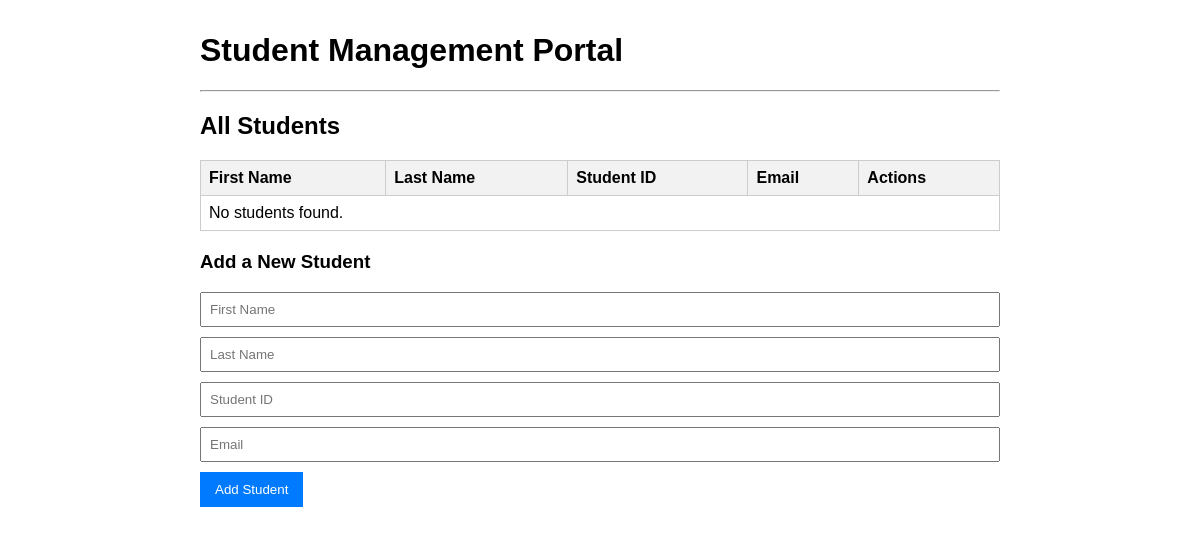
/students/, run on an earlier commit of the app's database.
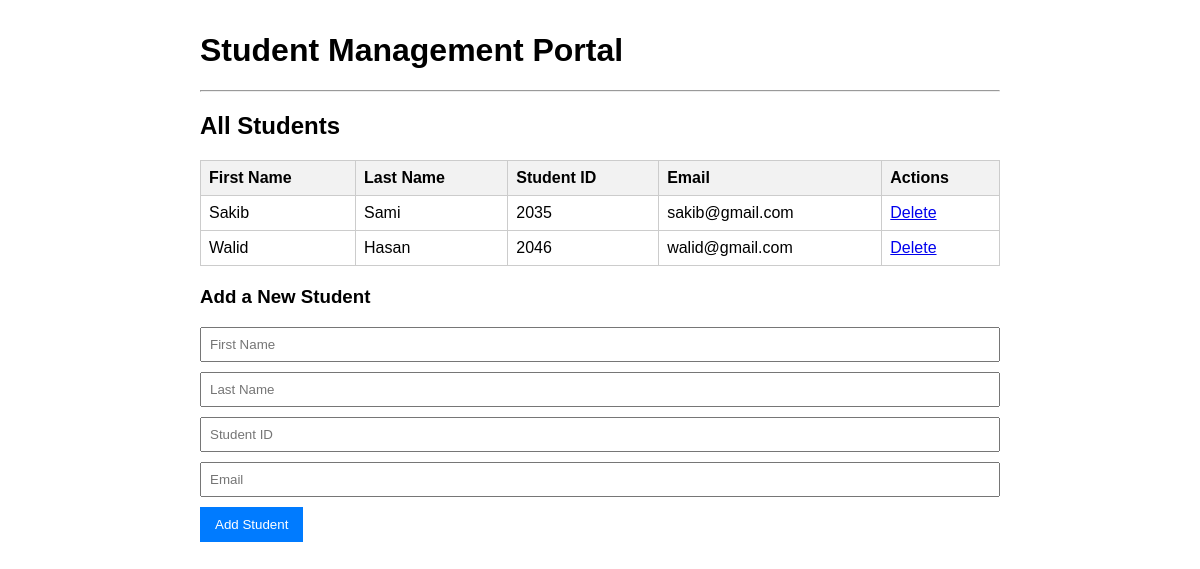
And on a later commit of the database.
### students/models.py (models this page shows, shortened)
class Student(models.Model):
    first_name = models.CharField(max_length=50)
    last_name = models.CharField(max_length=50)
    student_id = models.CharField(max_length=10, unique=True)
    email = models.EmailField(unique=True)

### students/views.py (the view)
# urls.py: path('', views.student_list, name='student_list'),
def student_list(request):
    students = Student.objects.all()
    return render(request, 'students/student_list.html', {'students': students})

### students/templates/students/student_list.html (shortened to what this page needs)
{% extends 'students/base.html' %} {% block content %}
<h2>All Students</h2>
<table>
  <thead>
    <tr>
      <th>First Name</th>
      <th>Last Name</th>
      <th>Student ID</th>
      <th>Email</th>
      <th>Actions</th>
    </tr>
  </thead>
  <tbody>
    {% for student in students %}
    <tr>
      <td>{{ student.first_name }}</td>
      <td>{{ student.last_name }}</td>
      <td>{{ student.student_id }}</td>
      <td>{{ student.email }}</td>
      <td class="actions">
        <a href="{% url 'delete_student' student.id %}">Delete</a>
      </td>
    </tr>
    {% empty %}
    <tr>
      <td colspan="5">No students found.</td>
    </tr>
    {% endfor %}
  </tbody>
</table>
<form action="{% url 'add_student' %}" method="post">
  <h3>Add a New Student</h3>
  <input type="text" name="first_name" placeholder="First Name" required />
  <input type="text" name="last_name" placeholder="Last Name" required />
  <input type="text" name="student_id" placeholder="Student ID" required />
  <input type="email" name="email" placeholder="Email" required />
  <button type="submit">Add Student</button>
</form>
{% endblock %}

### students/templates/students/base.html (shortened to what this page needs)
<!DOCTYPE html>
<html lang="en">
  <head>
  </head>
  <body>
    <div class="container">
      <h1>Student Management Portal</h1>
      <hr />
      {% block content %} {% endblock %}
    </div>
  </body>
</html>

### students/templates/students/base.html (style rules this page uses)
body { font-family: sans-serif; margin: 2em; }
table { width: 100%; border-collapse: collapse; }
th, td { border: 1px solid #ccc; padding: 8px; text-align: left; }
th { background-color: #f2f2f2; }
.container { max-width: 800px; margin: auto; }
.actions a { margin-right: 10px; }
form { margin-top: 20px; }
input { width: 100%; padding: 8px; margin-bottom: 10px; box-sizing: border-box; }
button { padding: 10px 15px; background-color: #007bff; color: white; border: none; cursor: pointer; }

What changed in the data, as far as the page shows it:
added Student: first_name "Sakib", last_name "Sami", student_id "2035", email "sakib@gmail.com"
added Student: first_name "Walid", last_name "Hasan", student_id "2046", email "walid@gmail.com"
Also different on the page:
text no longer shown: "No students found."
